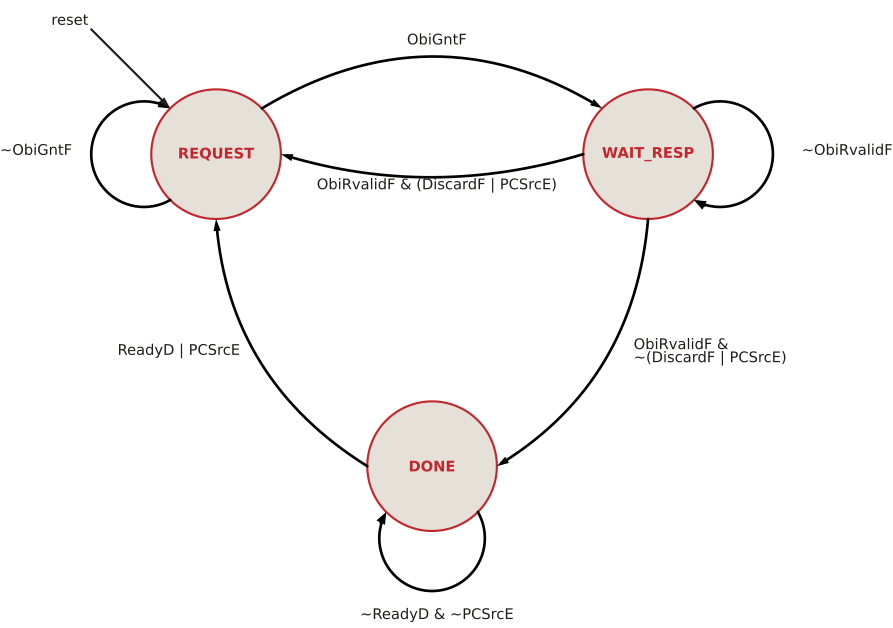

This chart was generated by the following Python code:
"""State diagram of the IFU control FSM (HIPV rtl/core/ifu/ifuctrl.sv).

Transitions only: each arrow carries its condition. The outputs are shown
in a separate diagram.
"""
from schemdraw import flow
from schemdraw import elements as elm
from schemdraw.backends import svg, svgtext
from _style import new_drawing, FILL, RED

# schemdraw's text-size estimate parses labels as XML and fails on '&';
# measure with a same-width stand-in instead (the drawn text is unchanged).
_text_approx_size = svgtext.text_approx_size


def _text_size_amp(text, *args, **kw):
    return _text_approx_size(text.replace("&", "8"), *args, **kw)


svgtext.text_approx_size = svg.text_approx_size = _text_size_amp


def state(d, xy, text):
    return d.add(flow.State(r=1.35).at(xy).anchor("center").label(text, fontsize=11)
                 .fill(FILL).color(RED))


def label(d, xy, text, **kw):
    kw.setdefault("fontsize", 11)
    d.add(elm.Label().at(xy).label(text, **kw))


def draw():
    d = new_drawing()
    req = state(d, (0, 0), "$\\bf{REQUEST}$")
    wait = state(d, (9, 0), "$\\bf{WAIT\\_RESP}$")
    done = state(d, (4.5, -6.5), "$\\bf{DONE}$")

    # REQUEST
    d.add(flow.Arc2(k=0.3, arrow="->").at(req.NE).to(wait.NW))
    label(d, (4.5, 2.3), "ObiGntF")
    d.add(flow.ArcLoop(radius=1.1, arrow="->").at(req.SW).to(req.NW))
    label(d, (-3.1, 0), "~ObiGntF", halign="right")

    # WAIT_RESP
    d.add(flow.Arc2(k=0.15, arrow="->").at(wait.W).to(req.E))
    label(d, (4.5, -0.75), "ObiRvalidF & (DiscardF | PCSrcE)")
    d.add(flow.Arc2(k=0.25, arrow="->").at(wait.S).to(done.E))
    label(d, (8.6, -4.2), "ObiRvalidF &\n~(DiscardF | PCSrcE)", halign="left")
    d.add(flow.ArcLoop(radius=1.1, arrow="->").at(wait.NE).to(wait.SE))
    label(d, (12.1, 0), "~ObiRvalidF", halign="left")

    # DONE
    d.add(flow.Arc2(k=0.25, arrow="->").at(done.W).to(req.S))
    label(d, (0.4, -4.2), "ReadyD | PCSrcE", halign="right")
    d.add(flow.ArcLoop(radius=1.1, arrow="->").at(done.SE).to(done.SW))
    label(d, (4.5, -9.7), "~ReadyD & ~PCSrcE")

    d.add(elm.Arrow().at((-2.6, 2.6)).to(req.NW))
    label(d, (-2.8, 2.8), "reset", halign="right")
    return d
